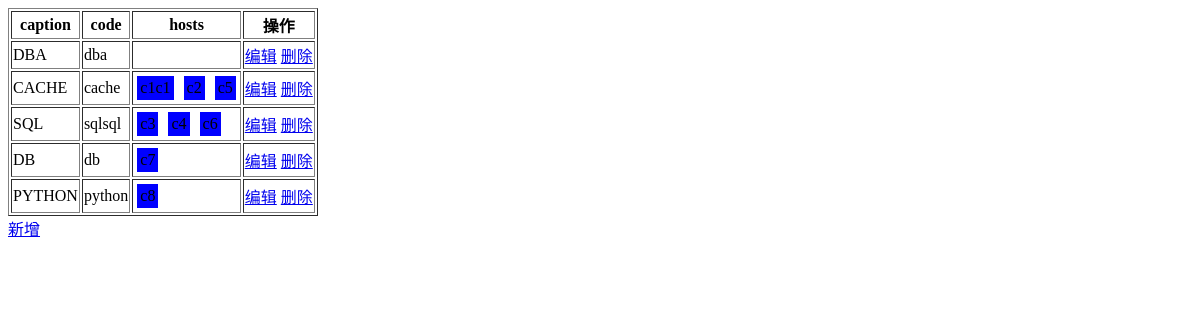
Screenshot of /bussiness/ with the database file from the repository.
### host/models.py (models this page shows)
class Bussiness(models.Model):
    caption = models.CharField(max_length=32)
    code = models.CharField(max_length=32, default='sa')

class Host(models.Model):
    hid = models.AutoField(primary_key=True)
    hostname = models.CharField(max_length=32, db_index=True)
    ip = models.GenericIPAddressField(protocol="both", db_index=True)
    port = models.IntegerField()
    b = models.ForeignKey("Bussiness", to_field="id", related_name='hosts', on_delete=models.CASCADE)

### host/views.py (the view)
# urls.py: path('bussiness/', views.bussiness),
def bussiness(request):
    if request.method == "GET":
        bussiness = models.Bussiness.objects.all()
        hosts = models.Bussiness.objects.filter(id=2).first().hosts.all()
        for host in hosts:
            print(host.hostname)
        return render(request, "bussiness.html", {'bussiness': bussiness})
    elif request.method == "POST":
        pass

### templates/bussiness.html (shortened to what this page needs)
<!DOCTYPE html>
<html lang="en">
<head>
    <link rel="stylesheet" href="">
</head>
<body>
<table border="1">
    <thead>
        <tr>
            <th>caption</th>
            <th>code</th>
            <th>hosts</th>
            <th>操作</th>
        </tr>
    </thead>
    <tbody>
        {% for row in bussiness %}
            <tr class="{{ row.id }}">
                <td>{{ row.caption }}</td>
                <td>{{ row.code }}</td>
                <td>
                    {% for i in row.hosts.all %}
                        <a class="host">
                            {{ i.hostname }}
                        </a>
                    {% endfor %}
                </td>
                <td>
                    <a href="/edit_buss-{{ row.id }}/">编辑</a>
                    <a href="#" class="del_buss">删除</a>
                </td>
            </tr>
        {% endfor %}
    </tbody>
</table>
<div><a href="/add_buss/">新增</a></div>
</body>
</html>

### templates/bussiness.html (style rules this page uses)
.host { display: inline-block; background-color: blue; margin: 3px; padding: 3px; }

### rows the page displays
Bussiness: caption "DBA", code "dba"
Bussiness: caption "CACHE", code "cache"
Host: hostname "c1c1"
Host: hostname "c2"
Host: hostname "c5"
Bussiness: caption "SQL", code "sqlsql"
Host: hostname "c3"
Host: hostname "c4"
Host: hostname "c6"
Bussiness: caption "DB", code "db"
Host: hostname "c7"
Bussiness: caption "PYTHON", code "python"
Host: hostname "c8"
